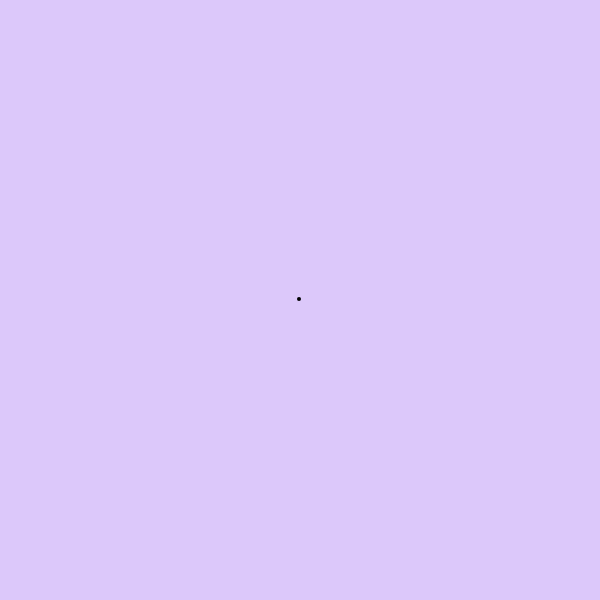
Frame 1 (no input)
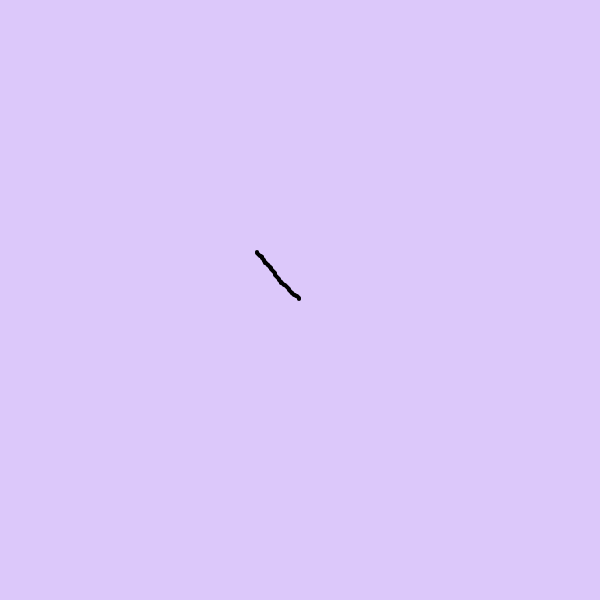
Frame 60 (no input)
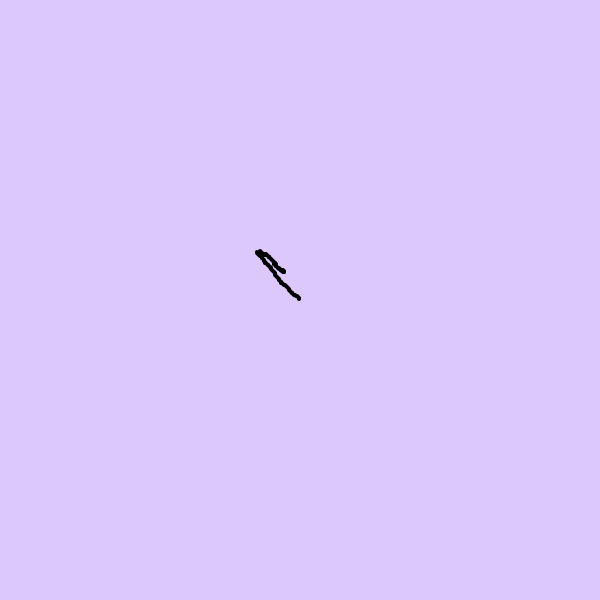
Frame 120 (the mouse pressed at the canvas centre since frame 60)

The p5.js sketch that drew these frames (run headless with seeded random() and noise() and a simulated clock; from frame 60 on, the mouse is pressed at the canvas centre):

// p5.js sketch
// ── sketch.js
let walker;

function setup() {
  createCanvas(600, 600);
  walker = new Walker();
  background(220, 200, 250);
}

function draw() {
  walker.step();
  walker.show();
}

class Walker {
  constructor() {
    this.x = width / 2;
    this.y = height / 2;
  }

  show() {
    stroke(0);
    strokeWeight(4);
    point(this.x, this.y);
  }

  step() {
    let xstep, ystep;
    let choice = random(0, 1);
    if (choice < 0.5) {
      xstep = floor(random(-1, 1));
      ystep = floor(random(-1, 1));
    }
    else {
      if (mouseX <= this.x) {
        xstep = -1;
      } else {
        xstep = 1;
      }
      if (mouseY <= this.y) {
        ystep = -1;
      }
      else {
        ystep = 1;
      }
    }
    this.x += xstep;
    this.y += ystep;

    this.x = this.x % width;
    this.y = this.y % height;
  }
}
